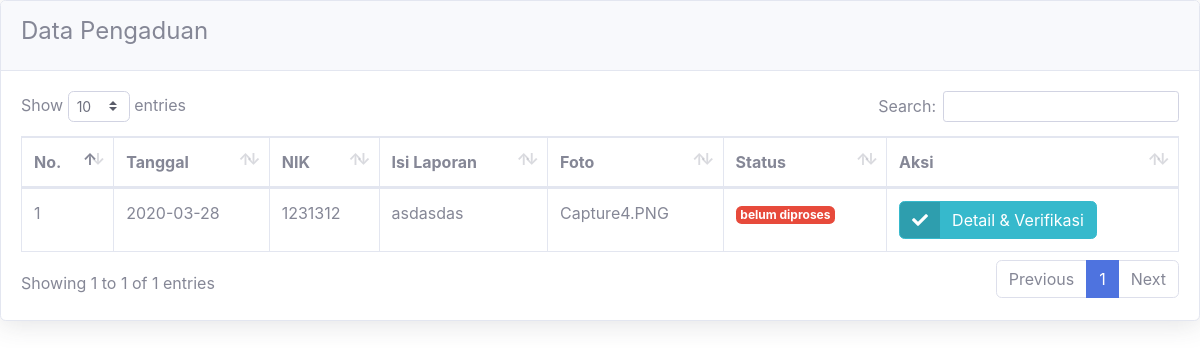
Screenshot of /petugas/verifikasi_pengaduan.php with the database file from the repository.
### tables this page shows
CREATE TABLE `pengaduan` (
  `id_pengaduan` int(11) NOT NULL,
  `tgl_pengaduan` date NOT NULL,
  `nik` char(16) NOT NULL,
  `isi_laporan` text NOT NULL,
  `foto` varchar(255) NOT NULL,
  `status` enum('belum diproses','sedang diproses','selesai') NOT NULL
);

### petugas/verifikasi_pengaduan.php (the view, shortened to what this page needs)
<!DOCTYPE html>
<html lang="en">
<head>
  <link href="../vendor/fontawesome-free/css/all.min.css" rel="stylesheet" type="text/css">
  <link href="../css/sb-admin-2.min.css" rel="stylesheet">
  <link href="../vendor/datatables/dataTables.bootstrap4.min.css" rel="stylesheet">
</head>
<body id="page-top">
          <div class="card shadow mb-4">
            <div class="card-header py-3">
              <h4>Data Pengaduan</h4>
            </div>
            <div class="card-body">
              <div class="table-responsive">
                <table class="table table-bordered" id="dataTable" width="100%" cellspacing="0">
                  <thead>
                    <tr>
                      <th>No.</th>
                      <th>Tanggal</th>
                      <th>NIK</th>
                      <th>Isi Laporan</th>
                      <th>Foto</th>
                      <th>Status</th>
                      <th>Aksi</th>
                    </tr>
                  </thead>
                  <?php
                  $no=1;
                  require '../koneksi.php';
                  $sql=mysqli_query($koneksi, "SELECT * FROM pengaduan WHERE status='belum diproses'") ;
                  while($data=mysqli_fetch_array($sql)) {
                  ?>
                  <tbody>
                    <tr>
                      <td><?php echo $no++; ?></td>
                      <td><?php echo $data['tgl_pengaduan']; ?></td>
                      <td><?php echo $data['nik']; ?></td>
                      <td><?php echo $data['isi_laporan']; ?></td>
                      <td><?php echo $data['foto']; ?></td>
                      <td><span class="badge badge-danger"><?php echo $data['status'] ?></span></td>
                      <td>
                          <a href="?url=detail_pengaduan&id=<?php echo $data['id_pengaduan']; ?>" class="btn btn-info btn-icon-split">
                            <span class="icon text-white-20">
                              <i class="fas fa-check"></i>
                              </span>
                              <span class="text">Detail & Verifikasi</span>
                          </a>
                      </td>
                    </tr>
                  </tbody>
                <?php } ?>
                </table>
              </div>
            </div>
          </div>
</body>
</html>

### rows the page displays
pengaduan: tgl_pengaduan "2020-03-28", nik "1231312", isi_laporan "asdasdas", foto "Capture4.PNG", status "belum diproses"
